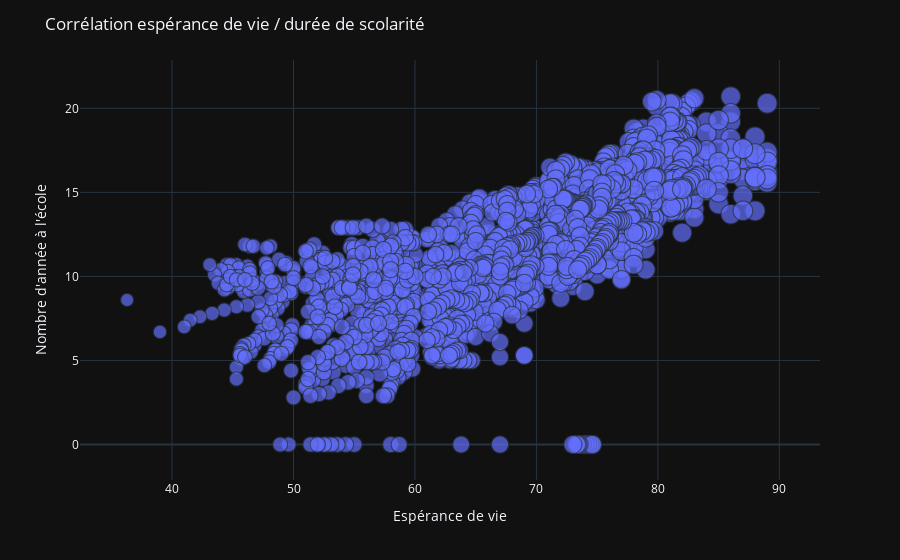

The cell this chart's notebook holds for it:
### Code cell
clean_data = data.dropna(subset=['Life expectancy'])

fig = px.scatter(clean_data, y='Schooling', x='Life expectancy', 
                 template='plotly_dark', size='Life expectancy')
fig.update_layout(title='Corrélation espérance de vie / durée de scolarité')
fig.update_xaxes(title='Espérance de vie')
fig.update_yaxes(title='Nombre d\'année à l\'école')
fig.show()

### Figure 1 — Plotly figure (JSON) as saved in the notebook; plotly's stock layout.template omitted (floating-point values rounded to 4 significant figures; data arrays with more than 128 entries replaced by an {"elided": "..."} marker saying what was removed)
{"data": [{"hovertemplate": "Life expectancy=%{marker.size}<br>Schooling=%{y}<extra></extra>", "legendgroup": "", "marker": {"color": "#636efa", "size": {"elided": "2928 float values"}, "sizemode": "area", "sizeref": 0.2225, "symbol": "circle"}, "mode": "markers", "name": "", "showlegend": false, "type": "scattergl", "x": {"elided": "2928 float values"}, "xaxis": "x", "y": {"elided": "2928 float values"}, "yaxis": "y"}], "layout": {"legend": {"itemsizing": "constant", "tracegroupgap": 0}, "margin": {"t": 60}, "title": {"text": "Corrélation espérance de vie / durée de scolarité"}, "xaxis": {"anchor": "y", "domain": [0, 1], "title": {"text": "Espérance de vie"}}, "yaxis": {"anchor": "x", "domain": [0, 1], "title": {"text": "Nombre d'année à l'école"}}}}
